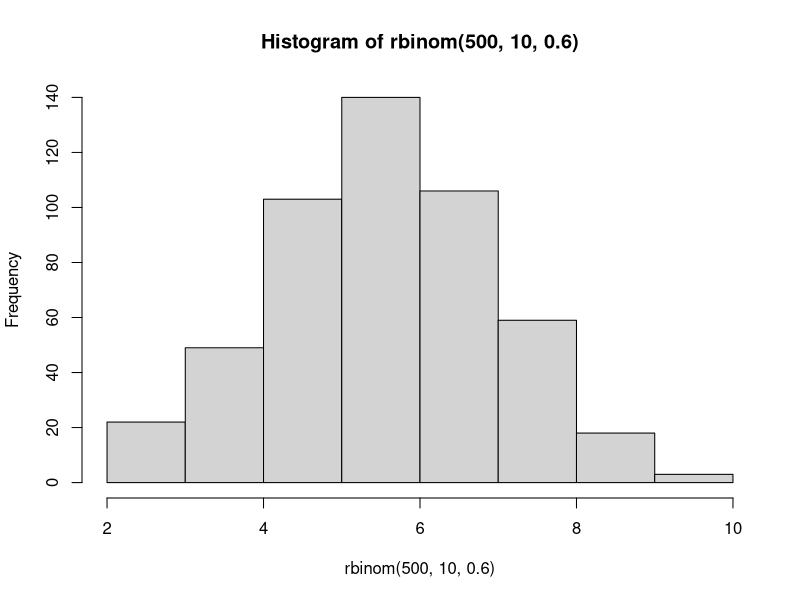
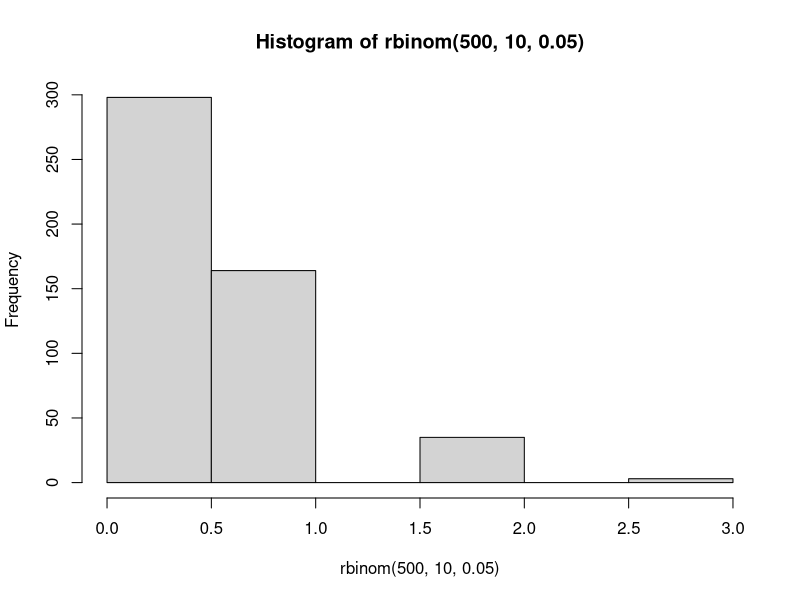
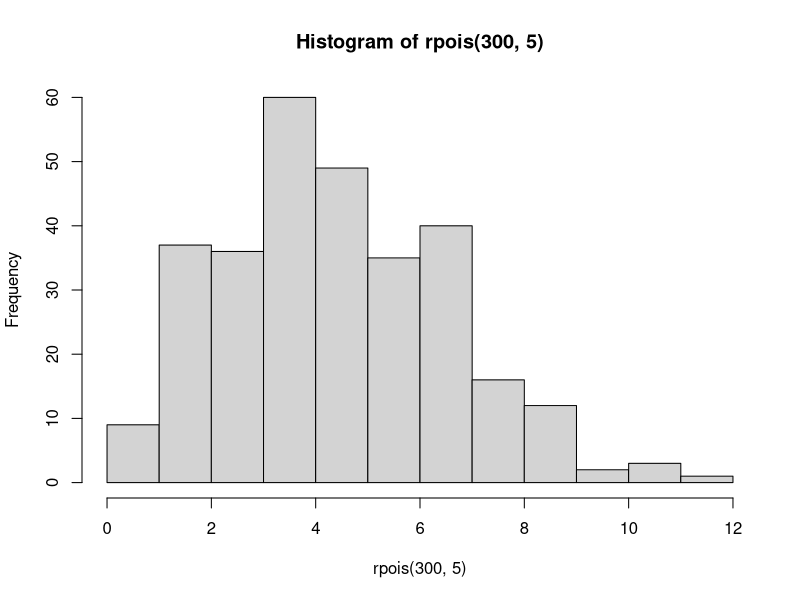
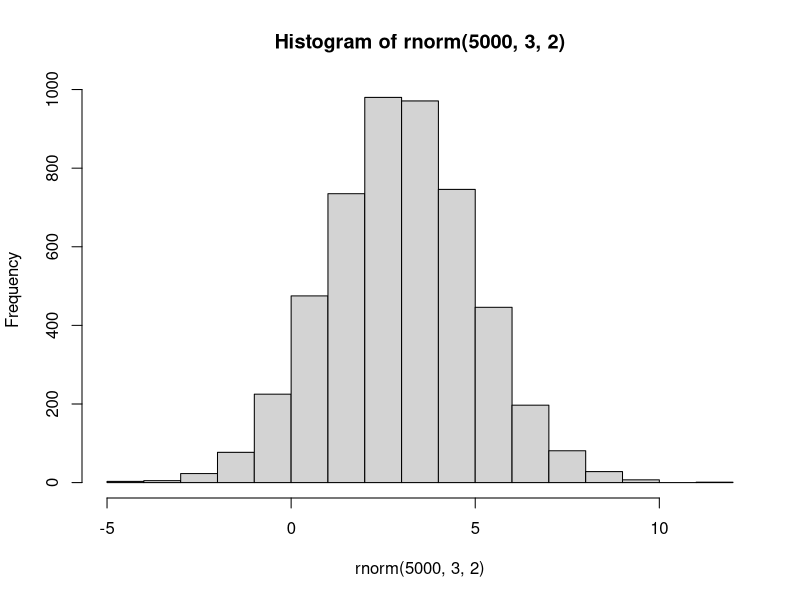
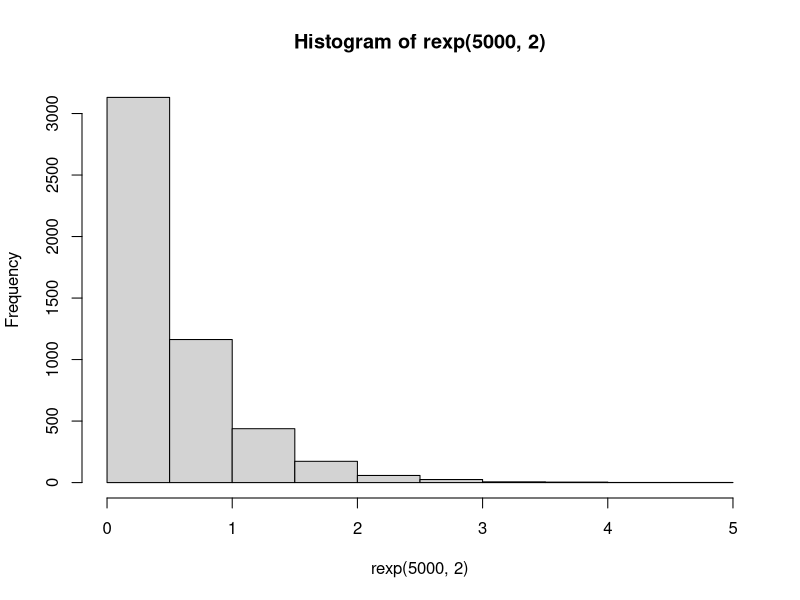

Write R code to recreate these figures, in order. (Note: this script raises an error after producing the figures.)
## ---- chunk 1
# Bernoulli´s distro, a type of binomial

# P(X=1) in a Bernoulli with success of 70% cases
dbinom(1, 1,0.7)
# P(X=0) in a Bernoulli with success of 70% cases
dbinom(0, 1,0.7)
# Cummulative distribution function in a Bernoulli(0.7)
pbinom(0, 1,0.7)
pbinom(1, 1,0.7)
# Quantile function
qbinom(0,1, 0.7)
qbinom(1,1, 0.7)
qbinom(0.3,1, 0.7)
qbinom(0.31,1, 0.7)
qbinom(0.5,1, 0.7)
# Generate random values that follows a Bernoulli
rbinom(10,1, 0.7)
rbinom(1,1, 0.7)
rbinom(5,1, 0.7)
## ---- chunk 2
# x, q: Vector of values
# p: Probability vector.
# n: Number of observations
# size: Number of trials (must be zero or more).
# prob: Probability of success in each trial.
# log, log.p: Boolean parameter, if TRUE, probabilities p are given as log(p).
# lower.tail: Boolean parameter, if TRUE (default), the probabilities are P[X ≤ x], otherwise P[X ≤ x].
# otherwise, P[X > x].

# P(X=3) for a Binomial(10,0.5)
dbinom(3, 10, 0.5)
# P(X=6) for a Binomial(10,0.5)
dbinom(6, 10, 0.5)
# P(X=2,1,0) for a Binomial(10,0.5)
dbinom(c(2, 1, 0), 10, 0.5)
# P(X<=2) for a Binomial(10,0.5)
sum(dbinom(c(0, 1, 2), 10, 0.5))
# Which is the same as pbinom!!
pbinom(2,10,0.5)

# P(X>2) for a Binomial(10,0.5)
pbinom(2,10,0.5, lower.tail=F)

# Sum of P(X<=2) + P(X>2) = 1
pbinom(2,10,0.5) + pbinom(2,10,0.5, lower.tail=F)

# Probability here is the sample sample so prob is 1
pbinom(10,10,0.5) 

# X values that have a 90% of happening, in Binomial (10, 0.5)
qbinom(c(0.90), 10, 0.5)

# X values that have a 95% of happening, in Binomial (10, 0.5)
qbinom(c(0.95), 10, 0.5)
# 2 random umbers in Binomial (10, 0.5)
rbinom(2,10,0.5)
# 9 random numbers in Binomial (10, 0.5)
rbinom(9,10,0.5)

# dev.off()
# histogram of 500 random values following a Binomial (10, 0.6)
# let's remember what these values mean:
# we generate 500 values, each value is the result of running 10 Bernouilli experiments with p=0.6 and then a count is made of how many have come out 1.
# i.e. a value of 6 means that by running 10 times Bernouilli's experiments 6 values have come out 1
hist(rbinom(500,10,0.6))
## ---- chunk 3
hist(rbinom(500,10,0.05))
## ---- chunk 4
dbinom(2,10,0.05)  # Only 7.46% of being broken
dbinom(0,10,0.05)
dbinom(1,10,0.05)
## ---- chunk 5
pbinom(2,10,0.05)  # 2 elements or less
#dbinom(2,10,0.05) + dbinom(0,10,0.05) + dbinom(1,10,0.05) THE SAME!!
## ---- chunk 6
1-pbinom(0,10,0.05) #Failure probability for at least one bulb
## ---- chunk 7
qbinom(0.99,10,0.05)
## ---- chunk 8
mean(rbinom(20000,10000,0.05))
## ---- chunk 9
# dpois(x, lambda, log = F); Devuelve resultados de la función de densidad.
# ppois(q, lambda, lower.tail = T, log.p = F); Devuelve resultados de la función de distribución acumulada.
# qpois(p, lambda, lower.tail = T, log.p = F); Devuelve resultados de los cuantiles de la Poisson.
# rpois(n, lambda); Devuelve un vector de valores aleatorios que siguen una distribución de Poisson.
# Con:
#   x: Vector de valores (Valores enteros positivos).
#   q: Vector de valores
#   p: Vector de probabilidades.
#   n: Números de valores aleatorios a devolver.
#   lambda: Vector de medias (valor no negativo).
#   log, log.p: Parámetro booleano, si es TRUE, las probabilidades p se ofrecen como log(p).
#   lower.tail: Parámetro booleano, si es TRUE (por defecto), las probabilidades son P [X ≤ x], de lo contrario, P [X > x]

# Calcular la P(X = 1) de una Poisson(3)
dpois(1, 3)
# Calcular un vector con la P(X = 1) y P(X = 8) de una Poisson(3)
dpois(c(1,8), 3)
# Calcular la P(X <= 3) de una Poisson(3)
ppois(3,3)
# Calcular la P(X > 3) de una Poisson(3)
ppois(3, 3, lower.tail=F)
# Calcular el valor de la variable aleatoria X, dada la probabilidad 0.985
# En una distribución Poisson(3), ¿qué valor tiene una probabilidad acumulada de 0.985?
qpois(0.985, 3)
# En efecto, comprobamos que la función cuantil es la inversa (en la práctica) de la acumulada, ya que 
ppois(qpois(0.985, 3),3) # devuelve aproximadamente la probabilidad inicial pasada a la función cuantil 

hist(rpois(300,5))
## ---- chunk 10
dpois(1,2)
## ---- chunk 11
ppois(2,4)
## ---- chunk 12
ppois(10,10, lower.tail = FALSE)
## ---- chunk 13
qexp(0.1, 8/100)
## ---- chunk 14
# dnorm(x, mean = 0, sd = 1, log = F); Devuelve resultados de la función de densidad.
# pnorm(q, mean = 0, sd = 1, lower.tail = T, log.p = F); Devuelve resultados de la función de distribución
# acumulada.
# qnorm(p, mean = 0, sd = 1, lower.tail = T, log.p = F); Devuelve resultados de los cuantiles de la Normal.
# rnorm(n, mean = 0, sd = 1); Devuelve un vector de valores normales aleatorios.
# Con:
# x, q: Vector de valores
# p: Vector de probabilidades.
# n: Números de observaciones.
# mean: Vector de medias. Por defecto, su valor es 0.
# sd: Vector de desviación estándar. Por defecto, su valor es 1.
# log, log.p: Parámetro booleano, si es TRUE, las probabilidades p son devueltas como log (p).
# lower.tail: Parámetro booleano, si es TRUE (por defecto), las probabilidades son P [X ≤ x], de lo contrario, P [X > x].

# Calcular la P(Z>1) de una N(0,1)
pnorm(1, mean = 0, sd = 1, lower.tail = F)
# Calcular la P(-2<Z<2) de una N(0,1)
pnorm(c(2), mean = 0, sd = 1) - pnorm(c(-2), mean = 0, sd = 1)
# Calcular la P(0<Z<1.96) de una N(0,1)
pnorm(1.96, mean = 0, sd = 1) - pnorm(0, mean = 0, sd = 1)
# Calcular la P(Z<=z)=0,5793 de una N(0,1)
qnorm(0.5793, mean = 0, sd = 1)
# Calcular la P(Z>150) de una Normal de media 125 y la desviación estándar 50.
pnorm(150, mean = 125, sd = 50, lower.tail = F)

# Histograma generado por 5000 valores aleatorios de una normal de media 3 y desviación estándar 2
hist(rnorm(5000,3,2))
## ---- chunk 15
# Histograma generado por 5000 valores aleatorios de una exponencial de lambda 2
hist(rexp(5000,2)) 

#los valores negativos tienen densidad 0
dexp(-4, 2)
#los valores positivos tienen densidades decrecientes
dexp(1, 2)
dexp(5, 2)
#su cdf, vemos que es creciente
pexp(1, 2)
pexp(3, 2)
#su qf, averiguamos cuánto dura la máquina que dura más que el 90% de las máquinas
qexp(0.9, 2)
#simulamos la duración de 7 máquinas
rexp(7, 2)
#calculamos la media y varianza de una simulación con 100 máquinas
#observa que la media se aproxima a 0.5
mean(rexp(100, 2))
var(rexp(100,2))
## ---- chunk 16
pexp(15,0.05)
## ---- chunk 17
pexp()
## ---- chunk 18
# Antes de comenzar, se recomienda crear un histograma de la distribución, ya que visualizar los datos ayuda mucho a su interpretación
hist(rexp(5000,0.05)) # utilizamos como intervalo temporal 1 minuto
hist(rexp(5000,3)) # utilizamos como intervalo temporal 1 hora (vemos que son las mismas gráficas pero con el eje X en minutos u horas), fíjate por ejemplo para 0.5 horas o 30 minutos, es el mismo valor

#¿Cuál es la probabilidad de que reciba la primera llamada antes de las 8:15?
# intervalo temporal de 1 minuto --> lambda = 3 *(1/60) = 0.005
# consideramos 15 minutos
pexp(15,0.05)
#¿Cuál es la probabilidad de que reciba 4 llamadas en las dos primeras horas de su jornada de trabajo?
# intervalo temporal de 2 horas --> lambda = 3 * 2 = 6
# consideramos 4 sucesos
dpois(4, 6)
#Si lleva 10 minutos sin recibir ninguna llamada, ¿cuál es la probabilidad de que reciba una nueva llamada en menos de 15 minutos?
pexp(25,0.05) - pexp(15,0.05)
## ---- chunk 19
# - Genera una secuencia de 50 lanzamientos de moneda (0 ó 1)
carrera <-rbinom(50,1,0.5)

# - Una "carrera" es una secuencia de unos seguidos ó de ceros seguidos. ¿Cuál es la carrera más larga en la secuencia generada?
# - Genera una aplicación que calcule este valor dado un vector con 50 ceros y unos.

max_carrera=0
c=0

for (i in 1:length(carrera)){
  if (carrera[i]==1){
    c = c+1
  }else{c=0}
  max_carrera=max(c(c,max_carrera))
}

# - Simula mil experimentos con 50 lanzamientos de moneda cada uno y aproxima el valor de las probabilidades de cada una de las longitudes usando la regla de Laplace. Representa el histograma de las probabilidades.


# Implementamos una función que dado un número de lanzamientos, genera una secuencia y calcula su máxima carrera
experimento <- function(n_lanzamientos){
  carrera <- rbinom(n_lanzamientos,1,0.5)
  for (i in 1:length(carrera)){
    if (carrera[i]==1){
      c = c+1
    }else{c=0}
    max_carrera=max(c(c,max_carrera))
  }
  return(max_carrera)
}

experimento(50) # replica lo hecho en el apartado anterior, pero esta vez mediante una función

simula <- function(n_experimentos,n_lanzamientos){
  resultados <- c()
  for (i in 1:n_experimentos){
  resultados <-append(resultados,experimento(n_lanzamientos))}
  return(list(resultados=resultados,media=mean(resultados)))
}

simulaMil <- simula(1000,50)

# Calculamos histograma de cada uno de los valores (conteo de cuantas veces aparece cada uno)
hist(simulaMil$resultados)

# Aplicamos la regla de Laplace para obtener una aproximiación de las probabilidades de cada valor

# tabla de frecuencias absolutas
table(simulaMil$resultados) 

# tabla de frecuencias relativas (i.e. aplicamos la regla de Laplace, dividimos el número observaciones del valor entre el número total de observaciones)
# obtenemos así una aproximación de las probabilidades de cada valor
table(simulaMil$resultados)/length(simulaMil$resultados) 

# - Obtén una aproximación de la media del valor de la carrera más larga en la secuencia.
simulaMil$media
